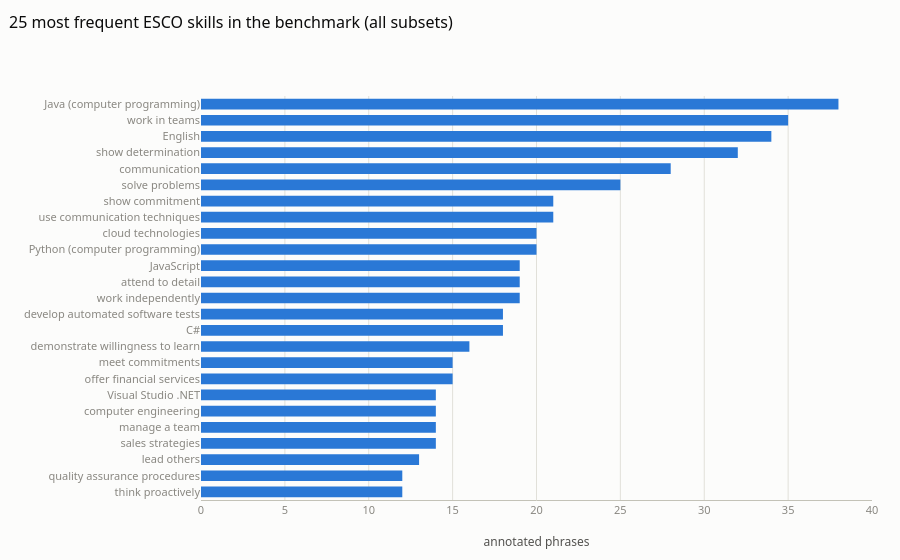

The cell this chart's notebook holds for it:
### Markdown cell above
## 3. Which ESCO skills are used, and how much of ESCO the benchmark covers

### Code cell
skills = esco.load_skills()
vocab = set(skills["label"])
esco_source = skills["source"].iloc[0]
print(f"ESCO vocabulary: {len(vocab):,} skills (source: {esco_source})")
lab = df[df["status"] == "ESCO"]
in_vocab = lab["label"].isin(vocab).mean()
print(f"benchmark ESCO labels found in the vocabulary: {in_vocab:.1%}  (labels not found: {lab[~lab['label'].isin(vocab)]['label'].nunique()})")
used = lab["label"].nunique()
print(f"distinct ESCO skills used across the benchmark: {used:,} = {used / len(vocab):.1%} of ESCO")
top = lab["label"].value_counts().head(25).rename_axis("esco_skill").reset_index(name="phrases")
fig = px.bar(top.iloc[::-1], x="phrases", y="esco_skill", orientation="h", title="25 most frequent ESCO skills in the benchmark (all subsets)")
fig.update_layout(height=700, yaxis_title="", xaxis_title="annotated phrases")
viz.save_fig(fig, "eda02_top_esco_labels", "The most frequent ESCO target skills: a long tail — the top 25 skills cover only a small share of phrases, so retrieval must handle thousands of rare labels.", height=700)
cover_top25 = top["phrases"].sum() / len(lab)
print(f"top-25 skills cover {cover_top25:.1%} of ESCO-labelled phrases")
fig

### Figure 1 — Plotly figure (JSON) as saved in the notebook; plotly's stock layout.template omitted (floating-point values rounded to 4 significant figures)
{"data": [{"hovertemplate": "phrases=%{x}<br>esco_skill=%{y}<extra></extra>", "legendgroup": "", "marker": {"color": "#2a78d6", "pattern": {"shape": ""}}, "name": "", "orientation": "h", "showlegend": false, "textposition": "auto", "type": "bar", "x": [12, 12, 13, 14, 14, 14, 14, 15, 15, 16, 18, 18, 19, 19, 19, 20, 20, 21, 21, 25, 28, 32, 34, 35, 38], "xaxis": "x", "y": ["think proactively", "quality assurance procedures", "lead others", "sales strategies", "manage a team", "computer engineering", "Visual Studio .NET", "offer financial services", "meet commitments", "demonstrate willingness to learn", "C#", "develop automated software tests", "work independently", "attend to detail", "JavaScript", "Python (computer programming)", "cloud technologies", "use communication techniques", "show commitment", "solve problems", "communication", "show determination", "English", "work in teams", "Java (computer programming)"], "yaxis": "y"}], "layout": {"autosize": true, "barmode": "relative", "legend": {"tracegroupgap": 0}, "title": {"text": "25 most frequent ESCO skills in the benchmark (all subsets)"}, "xaxis": {"anchor": "y", "domain": [0.0, 1.0], "title": {"text": "annotated phrases"}}, "yaxis": {"anchor": "x", "domain": [0.0, 1.0], "title": {"text": ""}}}}
